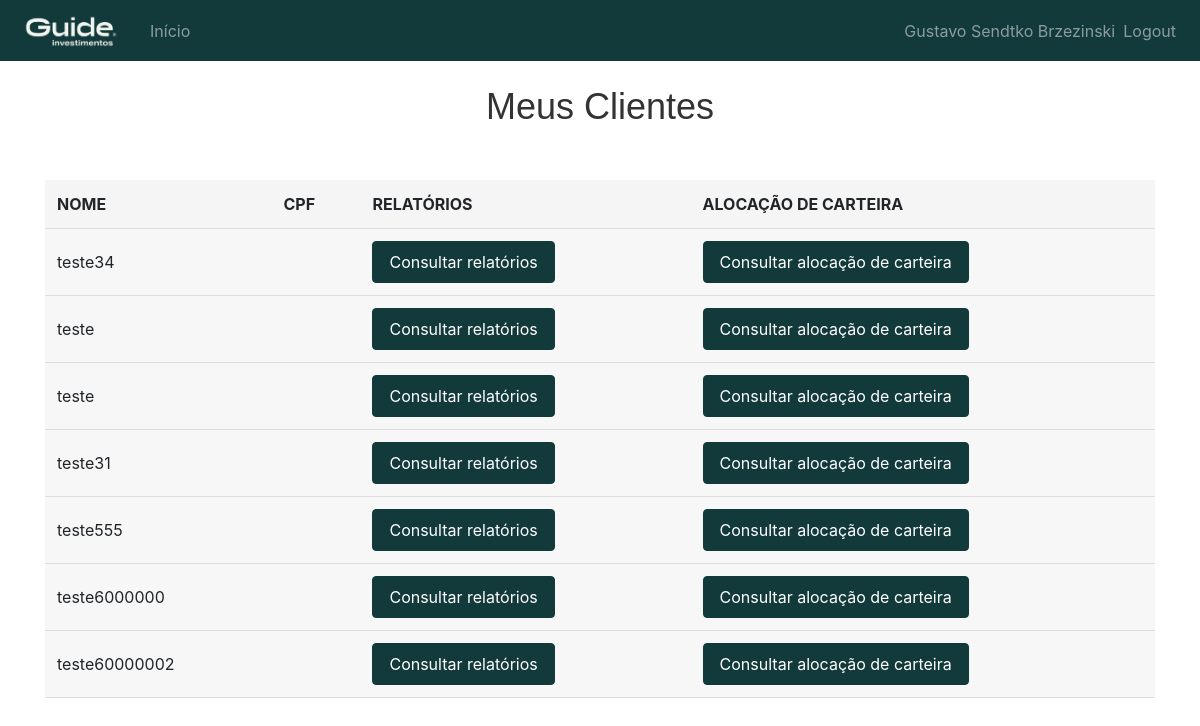
/client_list (signed in), run on the app's committed database.
### website/models.py (models this page shows)
class User(db.Model, UserMixin):
    id = db.Column(db.Integer, primary_key=True)
    email = db.Column(db.String(150), unique=True)
    password = db.Column(db.String(150))
    first_name = db.Column(db.String(150))

class Cliente(db.Model, UserMixin):
    id = db.Column(db.Integer, primary_key=True)
    user_id = db.Column(db.Integer, db.ForeignKey('user.id'))
    mod_time = db.Column(db.DateTime)
    name = db.Column(db.String(150))
    cpf = db.Column(db.String(150))
    birthday = db.Column(db.DateTime)
    civil_state = db.Column(db.String(150))
    email = db.Column(db.String(150))
    phone = db.Column(db.String(150))
    address = db.Column(db.String(150))
    occupation = db.Column(db.String(150))
    workplace = db.Column(db.String(150))
    investor_profile = db.Column(db.String(150))
    txt_dict_1 = db.Column(db.String(150))
    txt_dict_2 = db.Column(db.String(150))
    txt_dict_3 = db.Column(db.String(150))
    txt_dict_4 = db.Column(db.String(150))
    txt_dict_5 = db.Column(db.String(150))
    txt_dict_6 = db.Column(db.String(150))
    txt_dict_7 = db.Column(db.String(150))
    txt_dict_8 = db.Column(db.String(150))
    txt_dict_9 = db.Column(db.String(150))
    txt_dict_10 = db.Column(db.String(150))
    txt_dict_11 = db.Column(db.String(150))
    txt_dict_12 = db.Column(db.String(150))
    txt_dict_13 = db.Column(db.String(150))
    txt_dict_14 = db.Column(db.String(150))
    txt_dict_15 = db.Column(db.String(150))
    txt_dict_16 = db.Column(db.String(150))
    txt_dict_17 = db.Column(db.String(150))
    cliente = relationship('User', backref='cliente')

### website/views.py (the view)
@views.route("/client_list", methods=['GET', 'POST'])
@login_required
def client_list():
    clientes = Cliente.query.filter_by(user_id=current_user.id).all()
    return render_template('client_list.html', clientes=clientes, user=current_user)

### website/__init__.py (called while the page is built)
def create_app():
    app = Flask(__name__)
    app.config['SECRET_KEY'] = 'abcdefg'
    app.config['SQLALCHEMY_DATABASE_URI'] = f'sqlite:///{DB_NAME}'
    app.config['PERMANENT_SESSION_LIFETIME'] = timedelta(seconds=10)
    db.init_app(app)
    from .views import views
    from .auth import auth
    app.register_blueprint(views, url_prefix='/')
    app.register_blueprint(auth, url_prefix='/')
    from .models import User
    login_manager = LoginManager()
    login_manager.login_view = 'auth.login'
    login_manager.init_app(app)
    @login_manager.user_loader
    def load_user(id):
        return User.query.get(int(id))
    with app.app_context():
        db.create_all()
        print('DB created')
    try:
        id = current_user
        if not app.debug and id in session:
            session.pop(id, None)
    except:
        pass
    return app

### website/templates/client_list.html (shortened to what this page needs)
{% extends "base.html" %}
{% block content %}
<br>
</head>
<body>
<h1>Meus Clientes</h1>
<br>
{% if clientes %}
<table>
    <thead>
        <tr>
            <th>Nome</th>
            <th>CPF</th>
            <th>Relatórios</th>
            <th>Alocação de carteira</th>
        </tr>
    </thead>
    <tbody>
        {% for cliente in clientes %}
        <tr>
            <td>{{ cliente.name }}</td>
            <td>{{ cliente.cpf }}</td>
            <td><a href="/report/{{ cliente.id }}" class="btn">Consultar relatórios</a></td>
            <td><a href="/allocation/{{ cliente.id }}" class="btn">Consultar alocação de carteira</td>
        </tr>
        {% endfor %}
    </tbody>
</table>
{% else %}
<h4>Nenhum cliente registrado.</h4>
{% endif %}
{% endblock %}

### website/templates/base.html (shortened to what this page needs)
<!DOCTYPE html>
<html>
    <head>
        <link
            rel="stylesheet"
            href="https://stackpath.bootstrapcdn.com/bootstrap/4.4.1/css/bootstrap.min.css"
        />
    <link
      rel="stylesheet"
      href="https://stackpath.bootstrapcdn.com/font-awesome/4.7.0/css/font-awesome.min.css"
    />
    </head>
    <body>
        <nav class="navbar navbar-expand-lg navbar-dark bg-133a3b">
            <a class="navbar-brand" href="/">
                <img src="{{ url_for('static', filename='logo.png') }}" width="110" height="35" alt="Logo">
            </a>
            <div class="collapse navbar-collapse" id="navbar">
                <div class="navbar-nav">
                    {% if user.is_authenticated %}
                    <a class="nav-item nav-link id=home" href="/">Início</a>
                    {% else %}
                    <a class="nav-item nav-link id=login" href="/login">Login</a>
                    <a class="nav-item nav-link id=signUp" href="/sign-up">Criar conta</a>
                    {% endif %}
                </div>
                <div class="navbar-nav ml-auto">
                    {% if user.is_authenticated %}
                    <span class="navbar-text">{{ current_user.first_name }}</span>
                    <a class="nav-item nav-link id=logout" href="/logout">Logout</a>
                    {% endif %}
            </div>
        </nav>
        <div class="container">
            {% block content %}
            {% endblock %}
        </div>
    </body>
</html>

### website/templates/base.html (style rules this page uses)
h1 { font-family: 'Gill Sans', 'Gill Sans MT', Calibri, 'Trebuchet MS', sans-serif; font-size: 36px; }
.bg-133a3b { background-color: #133a3b !important; }

### website/templates/client_list.html (style rules this page uses)
h1 { color: #333; text-align: center; }
table { width: 100%; border-collapse: collapse; margin-top: 20px; background-color: #f7f7f7; }
th, td { padding: 12px; text-align: left; border-bottom: 1px solid #ddd; }
th { background-color: #f5f5f5; font-weight: bold; text-transform: uppercase; }
a { text-decoration: none; color: #133a3b; transition: color 0.3s ease; }
.btn { display: inline-block; padding: 8px 16px; background-color: #133a3b; color: #fff; border-radius: 4px; border-color: #133a3b; transition: background-color 0.3s ease; }

### data on the page
User: first_name "Gustavo Sendtko Brzezinski"
Cliente: name "teste34"
Cliente: name "teste"
Cliente: name "teste"
Cliente: name "teste31"
Cliente: name "teste555"
Cliente: name "teste6000000"
Cliente: name "teste60000002"
